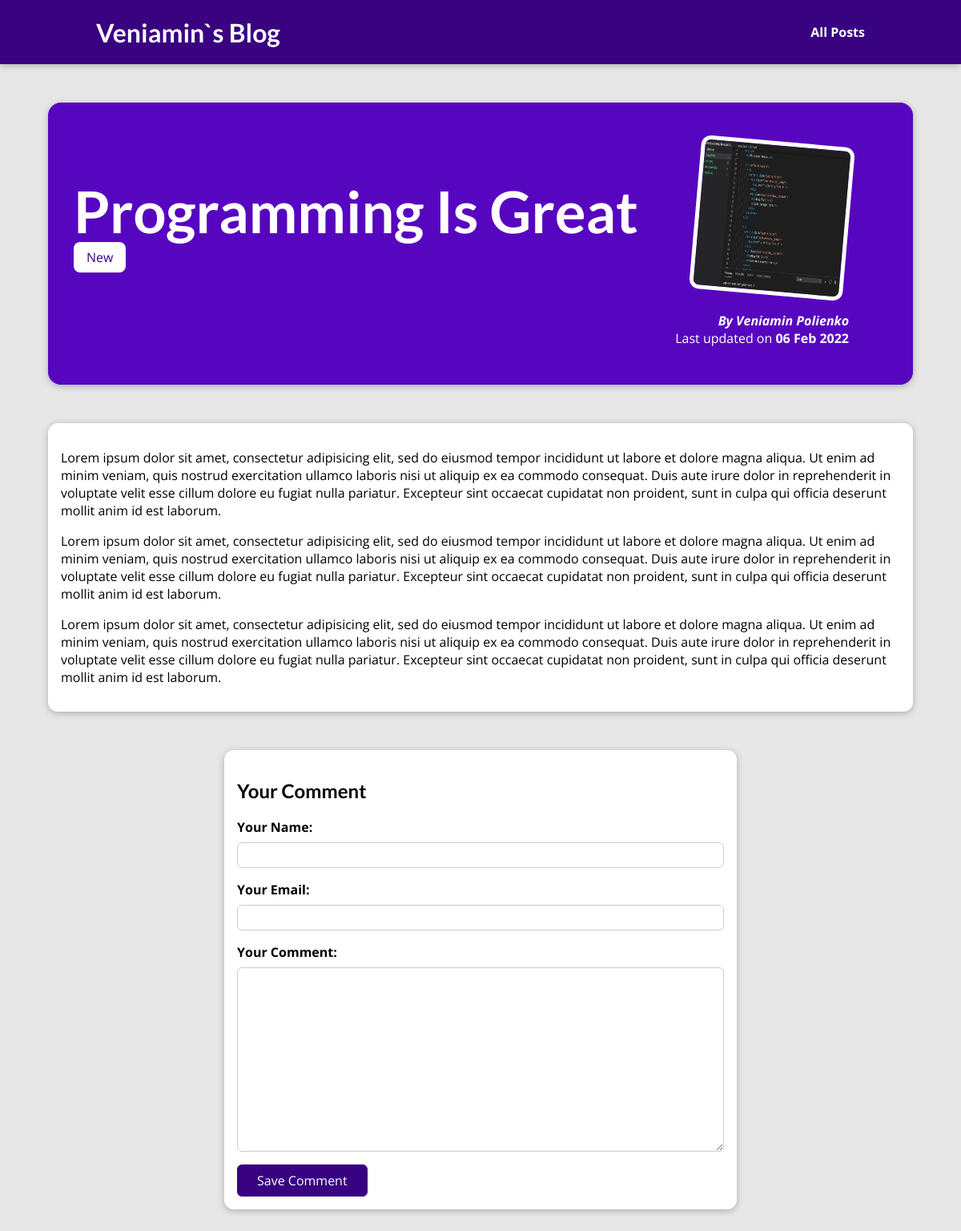
Page /posts/programming-is-fun on the committed database.
### blog/models.py (models this page shows, shortened)
class Post(models.Model):
    title = models.CharField(max_length = 150)
    excerpt = models.CharField(max_length = 200)
    image = models.ImageField(upload_to = 'posts', null = True)
    date = models.DateField(auto_now = True)
    slug = models.SlugField(unique = True, db_index = True)
    content = models.TextField() # validators = [MinValueValidator(10)]
    author = models.ForeignKey(Author, on_delete = models.SET_NULL, null = True, related_name = "posts")
    tags = models.ManyToManyField(Tag)

class Tag(models.Model):
    caption = models.CharField(max_length = 20)

class Author(models.Model):
    first_name = models.CharField(max_length = 100)
    last_name = models.CharField(max_length = 100)
    email_address = models.EmailField()
    def full_name(self):
        return f"{self.first_name} {self.last_name}"
    def __str__(self):
        return self.full_name()

### blog/views.py (the view)
# urls.py: path("posts/<slug:slug>", views.SinglePostView.as_view(), name = "post-detail-page")
class SinglePostView(View):
    template_name = "blog/post-detail.html"
    model = Post
    def get(self, request, slug):
        post = Post.objects.get(slug = slug)
        context = {
            "post": post,
            "post_tags": post.tags.all(),
            "comment_form": CommentForm()
        }
        return render(request, "blog/post-detail.html", context)
    def post(self, request, slug):
        comment_form = CommentForm(request.POST)
        post = Post.objects.get(slug = slug)
        if comment_form.is_valid():
            comment = comment_form.save(commit = False)
            comment.post = post
            comment.save()
            return HttpResponseRedirect(reverse("post-detail-page", args = [slug]))
        context = {
            "post": post,
            "post_tags": post.tags.all(),
            "comment_form": comment_form
        }
        return render(request, "blog/post-detail.html", context)

### blog/forms.py
class CommentForm(forms.ModelForm):
    class Meta:
        model = Comment
        exclude = ["post"]
        labels = {
            "user_name": "Your Name",
            "user_email": "Your Email",
            "text": "Your Comment"
        }

### blog/templates/blog/post-detail.html (shortened to what this page needs)
{% extends "base.html" %}
{% load static %}
{% block css_files %}
  <link rel="stylesheet" href="{% static 'blog/post-detail.css' %}">
{% endblock %}
{% block content %}
  <section id="summary">
    <h2>{{ post.title }}</h2>
    <div class="">
      {% for tag in post_tags %}
        <span class = "tag">{{ tag.caption }}</span>
      {% endfor %}
    </div>
    <article>
      <img src="{{ post.image.url }}" alt="{{ post.title }}">
      <address>By <a href="mailto:{{ post.author.email_address }}">{{ post.author }}</a></address>
      <div>
        Last updated on <time>{{ post.date|date:"d M Y" }}</time>
      </div>
    </article>
  </section>
  <main>
    {{ post.content|linebreaks }}
  </main>
  <section id="comment-form">
    <h2>Your Comment</h2>
    <form action="{% url 'post-detail-page' post.slug %}" method="post">
      {% for form_field in comment_form %}
        <div class="form-control">
          {{ form_field.label_tag }}
          {{ form_field }}
        </div>
      {% endfor %}
      <button>Save Comment</button>
    </form>
  </section>
{% endblock %}

### static/app.css (style rules this page uses)
* { box-sizing: border-box; }
html { font-family: 'Open Sans', 'Lato', sans-serif; }
body { margin: 0; }
h1, h2, h3 { font-family: 'Lato', sans-serif; font-weight: bold; }

### blog/static/blog/post-detail.css (style rules this page uses)
body { background-color: #e7e7e7; }
#summary { margin: 8rem auto 3rem auto; padding: 2rem; width: 90%; max-width: 90rem; border-radius: 16px; background-color: #5706c0; position: relative; box-shadow: 0 2px 8px rgba(0, 0, 0, 0.25); height: 22rem; }
#summary h2 { color: white; font-size: 4.5rem; margin-bottom: 0.25rem; }
#summary article { position: absolute; top: 2rem; right: 3rem; padding: 1rem 2rem; border-radius: 12px; text-align: right; color: white; }
#summary article img { width: 12rem; height: 12rem; border-radius: 12px; transform: rotateZ(5deg); border: 5px solid white; margin-bottom: 1rem; }
#summary address { font-weight: bold; }
#summary a { color: white; text-decoration: none; }
#summary time { font-weight: bold; }
main { width: 90%; max-width: 90rem; margin: 3rem auto; background-color: white; padding: 1rem; border-radius: 12px; box-shadow: 0 2px 8px rgba(0, 0, 0, 0.25); }
.tag { background-color: white; color: #390281; padding: 0.5rem 1rem; border-radius: 8px; }
#comment-form { margin: 3rem auto; width: 90%; max-width: 40rem; border-radius: 12px; background-color: white; box-shadow: 0 2px 8px rgba(0, 0, 0, 0.25); padding: 1rem; }
#comment-form button { font: inherit; background-color: #390281; color: white; border: 1px solid #390281; padding: 0.5rem 1.5rem; border-radius: 6px; cursor: pointer; }
.form-control { margin-bottom: 1rem; }
.form-control label { font-weight: bold; margin-bottom: 0.5rem; display: block; }
.form-control input, .form-control textarea { display: block; width: 100%; font: inherit; padding: 0.25rem; border-radius: 6px; border: 1px solid #ccc; }

### rows in the picture
Post: title "Programming Is Great", image (picture), author "Veniamin Polienko", date "06 Feb 2022", content "Lorem ipsum dolor sit amet, consectetur adipisicing elit, sed do eiusmod tempor incididunt ut labore et dolore magna aliqua. Ut enim ad minim veniam, quis nostrud exercitation ullamco laboris nisi ut aliquip ex ea commodo consequat. Duis aute irure dolor in reprehenderit in voluptate velit esse cillum dolore eu fugiat nulla pariatur. Excepteur sint occaecat cupidatat non proident, sunt in culpa qui officia deserunt mollit anim id est laborum. Lorem ipsum dolor sit amet, consectetur adipisicing elit, sed do eiusmod tempor incididunt ut labore et dolore magna aliqua. Ut enim ad minim veniam, quis nostrud exercitation ullamco laboris nisi ut aliquip ex ea commodo consequat. Duis aute irure…"
Tag: caption "New"
